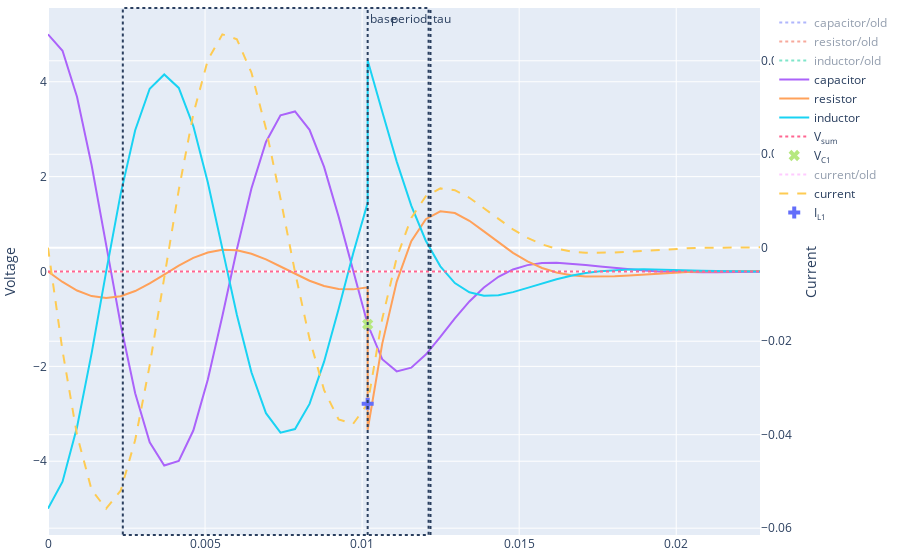

Here is the notebook cell this chart was saved with:
### Markdown cell above
### Voltage / current diagram

### Code cell
# Voltage diagrams

# Use the first omega/phase solution only
omega, phase = omegas[0], phases[0]

# Update the derivatives
for lvl, deriv in enumerate(deriv_vals):
    for idx in range(shock_idx, len(deriv)):
        deriv[idx] = calc_euler_deriv(omega, phase, t_range[idx], lvl)

# Figure with canvas
fig = go.Figure(**DEF_FIGURE)
fig_canvas(omega, phase, shock_t)

# Old voltages
for n, vals in voltages.items():
    fig.add_scatter(x=t_range[shock_idx:], y=vals[shock_idx:], name=n + '/old', line_dash='dot',
            visible='legendonly')
# Update voltages after 'shock_t'
voltages['capacitor'][shock_idx:] = [v.real / capacitance for v in deriv_vals[0][shock_idx:]]
voltages['resistor'][shock_idx:] = [v.real * resistance for v in deriv_vals[1][shock_idx:]]
voltages['inductor'][shock_idx:] = [v.real * inductance for v in deriv_vals[2][shock_idx:]]
for n, vals in voltages.items():
    fig.add_scatter(x=t_range, y=vals, name=n)
# Sum of voltages
v_sum = [sum(vals) for vals in zip(*voltages.values())]
fig.add_scatter(x=t_range, y=v_sum, name='V<sub>sum</sub>', line_dash='dot')
fig.add_scatter(x=[shock_t], y=[capacitor_voltage1], name='V<sub>C1</sub>',
        mode='markers', marker_size=10, marker_symbol='x')

# Old current
fig.add_scatter(x=t_range[shock_idx:], y=current[shock_idx:], name='current/old', yaxis='y2', line_dash='dot',
        visible='legendonly')
# Update current after 'shock_t'
current[shock_idx:] = [v.real for v in deriv_vals[1][shock_idx:]]
fig.add_scatter(x=t_range, y=current, name='current', yaxis='y2', line_dash='dash')
fig.add_scatter(x=[shock_t], y=[inductor_current1], name='I<sub>L1</sub>', yaxis='y2',
        mode='markers', marker_size=10, marker_symbol='cross')

fig.update_layout(
        yaxis=dict(title='Voltage'),
        yaxis2=dict(title='Current', overlaying='y', side='right'),
    )
fig.show()
